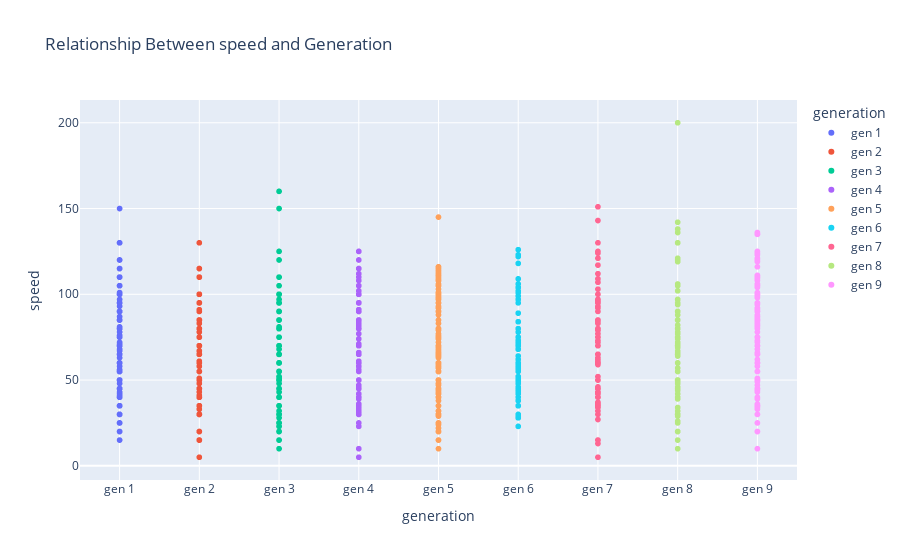

Here is the notebook cell this chart was saved with:
### Code cell
fig = px.scatter(df, x='generation', y='speed', color='generation', 
title='Relationship Between speed and Generation', 
hover_data=['name', 'speed','hp','defense'])
fig.show()

### Figure 1 — Plotly figure (JSON) as saved in the notebook; plotly's stock layout.template omitted (floating-point values rounded to 4 significant figures; data arrays with more than 128 entries replaced by an {"elided": "..."} marker saying what was removed)
{"data": [{"customdata": {"elided": "151x3 mixed values"}, "hovertemplate": "generation=%{x}<br>speed=%{y}<br>name=%{customdata[0]}<br>hp=%{customdata[1]}<br>defense=%{customdata[2]}<extra></extra>", "legendgroup": "gen 1", "marker": {"color": "#636efa", "symbol": "circle"}, "mode": "markers", "name": "gen 1", "showlegend": true, "type": "scattergl", "x": {"elided": "151 str values"}, "xaxis": "x", "y": {"elided": "151 int values"}, "yaxis": "y"}, {"customdata": {"elided": "100x3 mixed values"}, "hovertemplate": "generation=%{x}<br>speed=%{y}<br>name=%{customdata[0]}<br>hp=%{customdata[1]}<br>defense=%{customdata[2]}<extra></extra>", "legendgroup": "gen 2", "marker": {"color": "#EF553B", "symbol": "circle"}, "mode": "markers", "name": "gen 2", "showlegend": true, "type": "scattergl", "x": ["gen 2", "gen 2", "gen 2", "gen 2", "gen 2", "gen 2", "gen 2", "gen 2", "gen 2", "gen 2", "gen 2", "gen 2", "gen 2", "gen 2", "gen 2", "gen 2", "gen 2", "gen 2", "gen 2", "gen 2", "gen 2", "gen 2", "gen 2", "gen 2", "gen 2", "gen 2", "gen 2", "gen 2", "gen 2", "gen 2", "gen 2", "gen 2", "gen 2", "gen 2", "gen 2", "gen 2", "gen 2", "gen 2", "gen 2", "gen 2", "gen 2", "gen 2", "gen 2", "gen 2", "gen 2", "gen 2", "gen 2", "gen 2", "gen 2", "gen 2", "gen 2", "gen 2", "gen 2", "gen 2", "gen 2", "gen 2", "gen 2", "gen 2", "gen 2", "gen 2", "gen 2", "gen 2", "gen 2", "gen 2", "gen 2", "gen 2", "gen 2", "gen 2", "gen 2", "gen 2", "gen 2", "gen 2", "gen 2", "gen 2", "gen 2", "gen 2", "gen 2", "gen 2", "gen 2", "gen 2", "gen 2", "gen 2", "gen 2", "gen 2", "gen 2", "gen 2", "gen 2", "gen 2", "gen 2", "gen 2", "gen 2", "gen 2", "gen 2", "gen 2", "gen 2", "gen 2", "gen 2", "gen 2", "gen 2", "gen 2"], "xaxis": "x", "y": [45, 60, 80, 65, 80, 100, 43, 58, 78, 20, 90, 50, 70, 55, 85, 30, 40, 130, 67, 67, 60, 15, 15, 20, 40, 70, 95, 35, 45, 55, 50, 40, 50, 30, 70, 50, 80, 110, 85, 30, 30, 95, 15, 35, 110, 65, 91, 30, 85, 48, 33, 85, 15, 40, 45, 85, 30, 30, 45, 85, 65, 5, 85, 115, 40, 55, 20, 30, 50, 50, 35, 65, 45, 75, 70, 70, 65, 95, 85, 40, 50, 60, 85, 75, 35, 70, 65, 95, 83, 100, 55, 115, 100, 85, 41, 51, 61, 110, 90, 100], "yaxis": "y"}, {"customdata": {"elided": "135x3 mixed values"}, "hovertemplate": "generation=%{x}<br>speed=%{y}<br>name=%{customdata[0]}<br>hp=%{customdata[1]}<br>defense=%{customdata[2]}<extra></extra>", "legendgroup": "gen 3", "marker": {"color": "#00cc96", "symbol": "circle"}, "mode": "markers", "name": "gen 3", "showlegend": true, "type": "scattergl", "x": {"elided": "135 str values"}, "xaxis": "x", "y": {"elided": "135 int values"}, "yaxis": "y"}, {"customdata": {"elided": "107x3 mixed values"}, "hovertemplate": "generation=%{x}<br>speed=%{y}<br>name=%{customdata[0]}<br>hp=%{customdata[1]}<br>defense=%{customdata[2]}<extra></extra>", "legendgroup": "gen 4", "marker": {"color": "#ab63fa", "symbol": "circle"}, "mode": "markers", "name": "gen 4", "showlegend": true, "type": "scattergl", "x": ["gen 4", "gen 4", "gen 4", "gen 4", "gen 4", "gen 4", "gen 4", "gen 4", "gen 4", "gen 4", "gen 4", "gen 4", "gen 4", "gen 4", "gen 4", "gen 4", "gen 4", "gen 4", "gen 4", "gen 4", "gen 4", "gen 4", "gen 4", "gen 4", "gen 4", "gen 4", "gen 4", "gen 4", "gen 4", "gen 4", "gen 4", "gen 4", "gen 4", "gen 4", "gen 4", "gen 4", "gen 4", "gen 4", "gen 4", "gen 4", "gen 4", "gen 4", "gen 4", "gen 4", "gen 4", "gen 4", "gen 4", "gen 4", "gen 4", "gen 4", "gen 4", "gen 4", "gen 4", "gen 4", "gen 4", "gen 4", "gen 4", "gen 4", "gen 4", "gen 4", "gen 4", "gen 4", "gen 4", "gen 4", "gen 4", "gen 4", "gen 4", "gen 4", "gen 4", "gen 4", "gen 4", "gen 4", "gen 4", "gen 4", "gen 4", "gen 4", "gen 4", "gen 4", "gen 4", "gen 4", "gen 4", "gen 4", "gen 4", "gen 4", "gen 4", "gen 4", "gen 4", "gen 4", "gen 4", "gen 4", "gen 4", "gen 4", "gen 4", "gen 4", "gen 4", "gen 4", "gen 4", "gen 4", "gen 4", "gen 4", "gen 4", "gen 4", "gen 4", "gen 4", "gen 4", "gen 4", "gen 4"], "xaxis": "x", "y": [31, 36, 56, 61, 81, 108, 40, 50, 60, 60, 80, 100, 31, 71, 25, 65, 45, 60, 70, 55, 90, 58, 58, 30, 30, 36, 36, 66, 70, 40, 95, 85, 115, 35, 85, 34, 39, 115, 70, 80, 85, 105, 105, 71, 85, 112, 45, 74, 84, 23, 33, 10, 60, 30, 91, 35, 42, 82, 102, 5, 60, 90, 32, 47, 65, 95, 50, 85, 46, 66, 91, 50, 40, 60, 125, 60, 50, 40, 50, 95, 83, 80, 95, 95, 65, 95, 80, 90, 80, 40, 45, 110, 91, 95, 80, 115, 90, 100, 77, 100, 90, 85, 80, 100, 125, 100, 120], "yaxis": "y"}, {"customdata": {"elided": "156x3 mixed values"}, "hovertemplate": "generation=%{x}<br>speed=%{y}<br>name=%{customdata[0]}<br>hp=%{customdata[1]}<br>defense=%{customdata[2]}<extra></extra>", "legendgroup": "gen 5", "marker": {"color": "#FFA15A", "symbol": "circle"}, "mode": "markers", "name": "gen 5", "showlegend": true, "type": "scattergl", "x": {"elided": "156 str values"}, "xaxis": "x", "y": {"elided": "156 int values"}, "yaxis": "y"}, {"customdata": {"elided": "72x3 mixed values"}, "hovertemplate": "generation=%{x}<br>speed=%{y}<br>name=%{customdata[0]}<br>hp=%{customdata[1]}<br>defense=%{customdata[2]}<extra></extra>", "legendgroup": "gen 6", "marker": {"color": "#19d3f3", "symbol": "circle"}, "mode": "markers", "name": "gen 6", "showlegend": true, "type": "scattergl", "x": ["gen 6", "gen 6", "gen 6", "gen 6", "gen 6", "gen 6", "gen 6", "gen 6", "gen 6", "gen 6", "gen 6", "gen 6", "gen 6", "gen 6", "gen 6", "gen 6", "gen 6", "gen 6", "gen 6", "gen 6", "gen 6", "gen 6", "gen 6", "gen 6", "gen 6", "gen 6", "gen 6", "gen 6", "gen 6", "gen 6", "gen 6", "gen 6", "gen 6", "gen 6", "gen 6", "gen 6", "gen 6", "gen 6", "gen 6", "gen 6", "gen 6", "gen 6", "gen 6", "gen 6", "gen 6", "gen 6", "gen 6", "gen 6", "gen 6", "gen 6", "gen 6", "gen 6", "gen 6", "gen 6", "gen 6", "gen 6", "gen 6", "gen 6", "gen 6", "gen 6", "gen 6", "gen 6", "gen 6", "gen 6", "gen 6", "gen 6", "gen 6", "gen 6", "gen 6", "gen 6", "gen 6", "gen 6"], "xaxis": "x", "y": [38, 57, 64, 60, 73, 104, 71, 97, 122, 57, 78, 62, 84, 126, 35, 29, 89, 72, 106, 42, 52, 75, 52, 68, 43, 58, 102, 68, 104, 28, 35, 60, 23, 29, 49, 72, 45, 73, 50, 68, 30, 44, 44, 59, 70, 109, 48, 71, 46, 58, 60, 118, 101, 50, 40, 60, 80, 75, 38, 56, 51, 84, 28, 28, 55, 123, 99, 99, 95, 50, 70, 70], "yaxis": "y"}, {"customdata": {"elided": "88x3 mixed values"}, "hovertemplate": "generation=%{x}<br>speed=%{y}<br>name=%{customdata[0]}<br>hp=%{customdata[1]}<br>defense=%{customdata[2]}<extra></extra>", "legendgroup": "gen 7", "marker": {"color": "#FF6692", "symbol": "circle"}, "mode": "markers", "name": "gen 7", "showlegend": true, "type": "scattergl", "x": ["gen 7", "gen 7", "gen 7", "gen 7", "gen 7", "gen 7", "gen 7", "gen 7", "gen 7", "gen 7", "gen 7", "gen 7", "gen 7", "gen 7", "gen 7", "gen 7", "gen 7", "gen 7", "gen 7", "gen 7", "gen 7", "gen 7", "gen 7", "gen 7", "gen 7", "gen 7", "gen 7", "gen 7", "gen 7", "gen 7", "gen 7", "gen 7", "gen 7", "gen 7", "gen 7", "gen 7", "gen 7", "gen 7", "gen 7", "gen 7", "gen 7", "gen 7", "gen 7", "gen 7", "gen 7", "gen 7", "gen 7", "gen 7", "gen 7", "gen 7", "gen 7", "gen 7", "gen 7", "gen 7", "gen 7", "gen 7", "gen 7", "gen 7", "gen 7", "gen 7", "gen 7", "gen 7", "gen 7", "gen 7", "gen 7", "gen 7", "gen 7", "gen 7", "gen 7", "gen 7", "gen 7", "gen 7", "gen 7", "gen 7", "gen 7", "gen 7", "gen 7", "gen 7", "gen 7", "gen 7", "gen 7", "gen 7", "gen 7", "gen 7", "gen 7", "gen 7", "gen 7", "gen 7"], "xaxis": "x", "y": [42, 52, 70, 70, 90, 60, 40, 50, 60, 65, 75, 60, 45, 45, 46, 36, 43, 63, 43, 93, 84, 124, 60, 112, 40, 45, 35, 45, 35, 27, 42, 35, 45, 15, 30, 77, 117, 50, 60, 32, 62, 72, 100, 60, 80, 80, 40, 15, 35, 5, 59, 95, 60, 65, 36, 96, 96, 92, 36, 40, 45, 65, 85, 130, 95, 75, 85, 37, 37, 97, 97, 103, 79, 151, 83, 61, 109, 43, 79, 65, 125, 73, 121, 13, 107, 143, 34, 34], "yaxis": "y"}, {"customdata": {"elided": "96x3 mixed values"}, "hovertemplate": "generation=%{x}<br>speed=%{y}<br>name=%{customdata[0]}<br>hp=%{customdata[1]}<br>defense=%{customdata[2]}<extra></extra>", "legendgroup": "gen 8", "marker": {"color": "#B6E880", "symbol": "circle"}, "mode": "markers", "name": "gen 8", "showlegend": true, "type": "scattergl", "x": ["gen 8", "gen 8", "gen 8", "gen 8", "gen 8", "gen 8", "gen 8", "gen 8", "gen 8", "gen 8", "gen 8", "gen 8", "gen 8", "gen 8", "gen 8", "gen 8", "gen 8", "gen 8", "gen 8", "gen 8", "gen 8", "gen 8", "gen 8", "gen 8", "gen 8", "gen 8", "gen 8", "gen 8", "gen 8", "gen 8", "gen 8", "gen 8", "gen 8", "gen 8", "gen 8", "gen 8", "gen 8", "gen 8", "gen 8", "gen 8", "gen 8", "gen 8", "gen 8", "gen 8", "gen 8", "gen 8", "gen 8", "gen 8", "gen 8", "gen 8", "gen 8", "gen 8", "gen 8", "gen 8", "gen 8", "gen 8", "gen 8", "gen 8", "gen 8", "gen 8", "gen 8", "gen 8", "gen 8", "gen 8", "gen 8", "gen 8", "gen 8", "gen 8", "gen 8", "gen 8", "gen 8", "gen 8", "gen 8", "gen 8", "gen 8", "gen 8", "gen 8", "gen 8", "gen 8", "gen 8", "gen 8", "gen 8", "gen 8", "gen 8", "gen 8", "gen 8", "gen 8", "gen 8", "gen 8", "gen 8", "gen 8", "gen 8", "gen 8", "gen 8", "gen 8", "gen 8"], "xaxis": "x", "y": [65, 80, 85, 69, 94, 119, 70, 90, 120, 25, 20, 57, 77, 67, 45, 30, 90, 50, 90, 10, 60, 48, 88, 44, 74, 26, 121, 30, 50, 30, 20, 70, 30, 46, 71, 85, 66, 136, 40, 75, 45, 65, 32, 42, 50, 70, 39, 49, 29, 50, 70, 60, 95, 50, 30, 65, 70, 30, 34, 64, 75, 15, 20, 65, 70, 50, 95, 97, 40, 30, 75, 55, 75, 55, 85, 82, 102, 142, 138, 138, 130, 72, 97, 105, 200, 80, 30, 130, 80, 65, 85, 50, 78, 120, 85, 106], "yaxis": "y"}, {"customdata": {"elided": "120x3 mixed values"}, "hovertemplate": "generation=%{x}<br>speed=%{y}<br>name=%{customdata[0]}<br>hp=%{customdata[1]}<br>defense=%{customdata[2]}<extra></extra>", "legendgroup": "gen 9", "marker": {"color": "#FF97FF", "symbol": "circle"}, "mode": "markers", "name": "gen 9", "showlegend": true, "type": "scattergl", "x": ["gen 9", "gen 9", "gen 9", "gen 9", "gen 9", "gen 9", "gen 9", "gen 9", "gen 9", "gen 9", "gen 9", "gen 9", "gen 9", "gen 9", "gen 9", "gen 9", "gen 9", "gen 9", "gen 9", "gen 9", "gen 9", "gen 9", "gen 9", "gen 9", "gen 9", "gen 9", "gen 9", "gen 9", "gen 9", "gen 9", "gen 9", "gen 9", "gen 9", "gen 9", "gen 9", "gen 9", "gen 9", "gen 9", "gen 9", "gen 9", "gen 9", "gen 9", "gen 9", "gen 9", "gen 9", "gen 9", "gen 9", "gen 9", "gen 9", "gen 9", "gen 9", "gen 9", "gen 9", "gen 9", "gen 9", "gen 9", "gen 9", "gen 9", "gen 9", "gen 9", "gen 9", "gen 9", "gen 9", "gen 9", "gen 9", "gen 9", "gen 9", "gen 9", "gen 9", "gen 9", "gen 9", "gen 9", "gen 9", "gen 9", "gen 9", "gen 9", "gen 9", "gen 9", "gen 9", "gen 9", "gen 9", "gen 9", "gen 9", "gen 9", "gen 9", "gen 9", "gen 9", "gen 9", "gen 9", "gen 9", "gen 9", "gen 9", "gen 9", "gen 9", "gen 9", "gen 9", "gen 9", "gen 9", "gen 9", "gen 9", "gen 9", "gen 9", "gen 9", "gen 9", "gen 9", "gen 9", "gen 9", "gen 9", "gen 9", "gen 9", "gen 9", "gen 9", "gen 9", "gen 9", "gen 9", "gen 9", "gen 9", "gen 9", "gen 9", "gen 9"], "xaxis": "x", "y": [65, 83, 123, 36, 49, 66, 50, 65, 85, 35, 65, 20, 35, 45, 92, 60, 85, 105, 75, 111, 65, 95, 30, 33, 39, 92, 25, 35, 35, 35, 75, 85, 45, 45, 70, 125, 51, 85, 75, 110, 60, 90, 70, 100, 75, 50, 75, 30, 45, 75, 105, 58, 78, 94, 95, 120, 82, 75, 100, 47, 90, 121, 65, 60, 86, 34, 68, 90, 43, 73, 70, 35, 82, 90, 20, 60, 55, 50, 87, 111, 55, 135, 81, 101, 106, 136, 50, 108, 110, 72, 55, 62, 87, 10, 84, 70, 135, 45, 100, 119, 116, 135, 135, 109, 104, 40, 50, 70, 80, 106, 99, 110, 85, 44, 91, 75, 124, 98, 60, 88], "yaxis": "y"}], "layout": {"legend": {"title": {"text": "generation"}, "tracegroupgap": 0}, "title": {"text": "Relationship Between speed and Generation"}, "xaxis": {"anchor": "y", "categoryarray": ["gen 1", "gen 2", "gen 3", "gen 4", "gen 5", "gen 6", "gen 7", "gen 8", "gen 9"], "categoryorder": "array", "domain": [0, 1], "title": {"text": "generation"}}, "yaxis": {"anchor": "x", "domain": [0, 1], "title": {"text": "speed"}}}}
